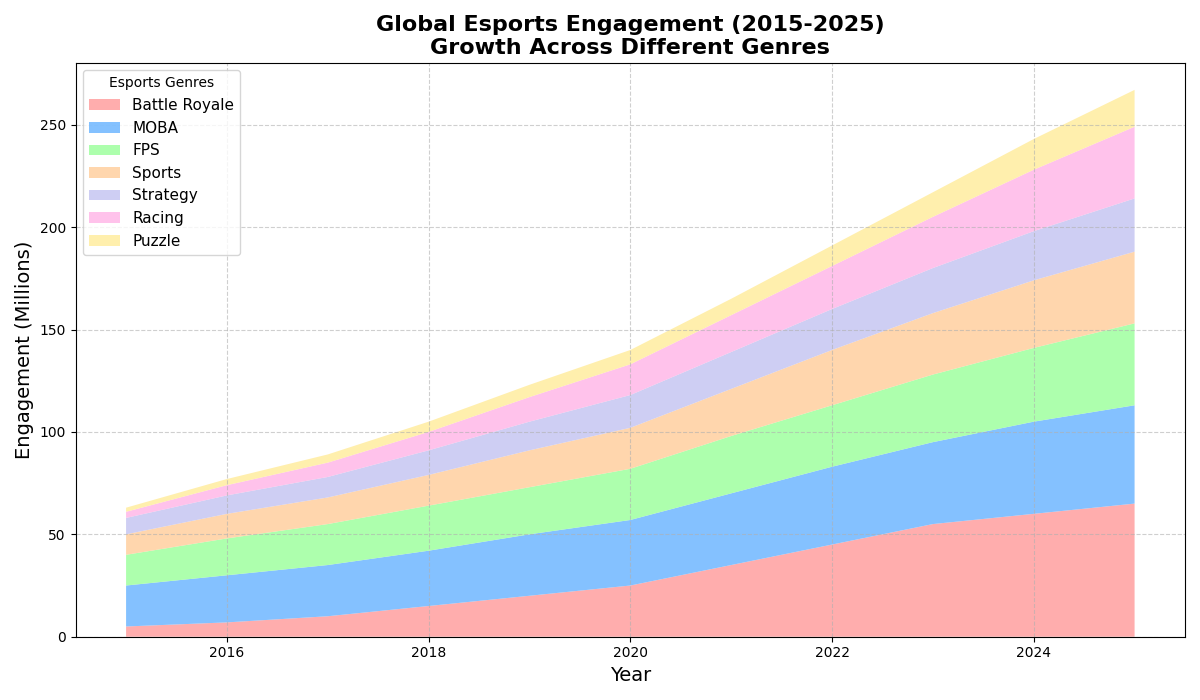

Recreate this plot in Python.
import matplotlib.pyplot as plt
import numpy as np

years = np.arange(2015, 2026)

battle_royale = np.array([5, 7, 10, 15, 20, 25, 35, 45, 55, 60, 65])
MOBA = np.array([20, 23, 25, 27, 30, 32, 35, 38, 40, 45, 48])
FPS = np.array([15, 18, 20, 22, 23, 25, 28, 30, 33, 36, 40])
sports = np.array([10, 12, 13, 15, 18, 20, 23, 27, 30, 33, 35])
strategy = np.array([8, 9, 10, 12, 14, 16, 18, 20, 22, 24, 26])
# New data series for Racing and Puzzle genres
racing = np.array([3, 5, 7, 9, 12, 15, 18, 21, 25, 30, 35])
puzzle = np.array([2, 3, 4, 5, 6, 7, 8, 10, 12, 15, 18])

fig, ax = plt.subplots(figsize=(12, 7))

ax.stackplot(years, battle_royale, MOBA, FPS, sports, strategy, racing, puzzle,
             labels=['Battle Royale', 'MOBA', 'FPS', 'Sports', 'Strategy', 'Racing', 'Puzzle'],
             colors=['#ff9999', '#66b2ff', '#99ff99', '#ffcc99', '#c2c2f0', '#ffb3e6', '#ffeb99'],
             alpha=0.8)
ax.set_title('Global Esports Engagement (2015-2025)\nGrowth Across Different Genres', fontsize=16, fontweight='bold')
ax.set_xlabel('Year', fontsize=14)
ax.set_ylabel('Engagement (Millions)', fontsize=14)
ax.legend(loc='upper left', title='Esports Genres', fontsize=11)
ax.grid(True, linestyle='--', alpha=0.6)

plt.tight_layout()
plt.show()
